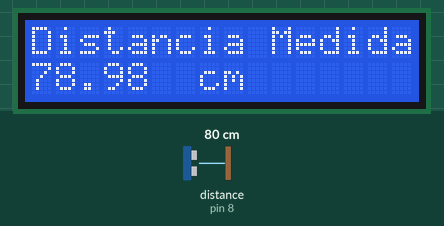
Simulated run of this sketch. Board: Arduino Uno, built with avr-gcc and run on an emulated ATmega328P. Shown: 16×2 character LCD. Wiring (inferred from the names in the program): ultrasonic range finder: trigger pin 9; echo pin 8. The test bench sets the inputs (shaded band); at power-on: distance to the obstacle (sensor on pin 8) 80 cm. The echo pulse lasts 58.3 µs per cm.

Above: at 3.2 s.
3.3 s: distance to the obstacle (sensor on pin 8) set to 9 cm
At 5.4 s:
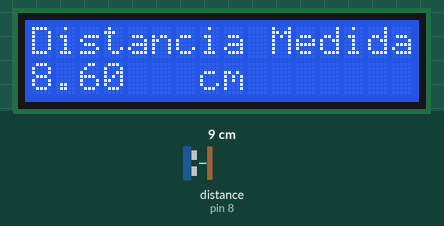
5.6 s: distance to the obstacle (sensor on pin 8) set to 60 cm
At 7.0 s:
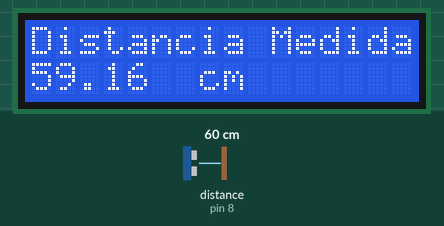
8.6 s: distance to the obstacle (sensor on pin 8) set to 2 cm
At 10.1 s:
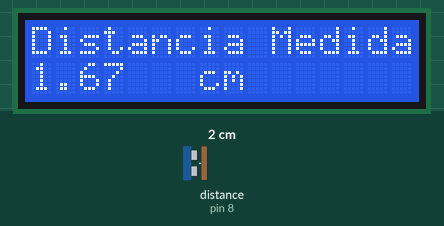
Timing chart, 0 to 11.6 s (numbered marks = the images above; inputs shaded):
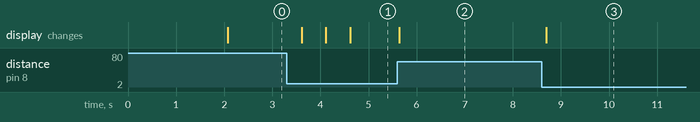

Measured:
- after the input at 3.3 s, the display: changes after 0.31 s (image 1)
- after the input at 5.6 s, the display: changes at once (image 2)
- after the input at 8.6 s, the display: changes after 0.09 s (image 3)

The sketch:

14.Sensor_Ultrassonico_com_Display_LCD_sem_I2C.ino
```cpp
#include <LiquidCrystal.h>  // Adiciona a biblioteca "LiquidCrystal" ao projeto
#define trigger 9           // Declara que o pino de trigger estará na porta 4
#define echo 8              // Declara que o pino de echo estará na porta 5
float distancia = 0;        // Cria a variável para receber o valor da distância
float tempo = 0;

LiquidCrystal lcd(12, 13, 7, 6, 5, 4);  // Pinagem do LCD

void setup() {
  pinMode(trigger, OUTPUT);    // Configura o trigger como saída
  digitalWrite(trigger, LOW);  // Configura o trigger em nível baixo inicialmente
  pinMode(echo, INPUT);        // Configura o echo como entrada de sinal digital
  lcd.begin(16, 2);            // Configura e inicia o display como sendo de 16 colunas e 2 linhas
  lcd.clear();                 // Limpa qualquer informação armazenada em cache
  lcd.setCursor(3, 0);         // Posiciona o cursor na quarta coluna e primeira linha
  lcd.print("Medidor");        // Escreve a primeira frase no display "Sensor"
  lcd.setCursor(1, 1);         // Posiciona o cursor na segunda coluna e segunda linha
  lcd.print("Ultrassonico");   // Escreve a segunda frase no display "Ultrassonico"
  delay(2000);
}

void loop() {
  distancia = 0;
  digitalWrite(trigger, HIGH);  // Aciona o trigger por 10 microsegundos
  delayMicroseconds(10);
  digitalWrite(trigger, LOW);

  tempo = pulseIn(echo, HIGH);     // Lê o tempo em que echo permanece em nivel alto, tempo dado em microsegundos
  tempo = tempo / 1000000;         // Converte o tempo para segundos
  distancia = (tempo * 340) * 50;  // Calcula a distancia com base na equação fornecida no datasheet

  lcd.clear();                    // Limpa o display
  lcd.setCursor(0, 0);            // Posiciona o cursor
  lcd.print("Distancia Medida");  // Escreve no display "Distancia Medida"
  lcd.setCursor(0, 1);            // Posiciona o cursor
  lcd.print(distancia);           // Escreve a distancia calculada em centímetros
  lcd.setCursor(7, 1);            // Posiciona o cursor
  lcd.print("cm");                // Escreve a unidade de medida da distância
  delay(500);                     // Intervalo até a próxima medida
}
```
